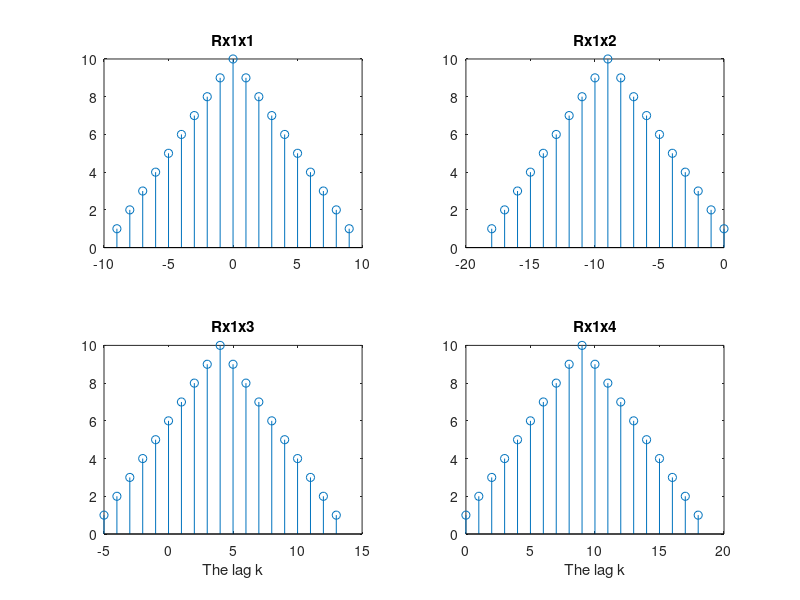

Write MATLAB code to recreate this figure.
%We will compute the correlation using convolution
n1=0:9;n2=9:18;n3=-4:5;n4=-9:0;
x1=ones(size(n1));% x1(n) with 10 ones
x2=x1; x3=x1; x4=x1;%all signals filled with 10 ones
x1ref=fliplr(x1); x2ref=fliplr(x2);% reflecting the signals
x3ref=fliplr(x3); x4ref=fliplr(x4);
n1ref=-fliplr(n1); n2ref=-fliplr(n2);% reflecting indices and changing sign
n3ref=-fliplr(n3); n4ref=-fliplr(n4);
% minimum index for the length of the correlation result
k1min=n1(1)+n1ref(1);
k1max=n1(length(n1))+n1ref(length(n1ref));% maximum length
Rx1x1=conv(x1, x1ref);% the cross-correlation result
k1=k1min:k1max;
k2min=n1(1)+n2ref(1);
k2max=n1(length(n1))+n2ref(length(n2ref));
k2=k2min:k2max;
Rx1x2=conv(x1, x2ref);
k3min=n1(1)+n3ref(1);
k3max=n1(length(n1))+n3ref(length(n3ref));
k3=k3min:k3max;
Rx1x3=conv(x1, x3ref);
k4min=n1(1)+n4ref(1);
k4max=n1(length(n1))+n4ref(length(n4ref));
k4=k4min:k4max;
Rx1x4=conv(x1, x4ref);
subplot(2, 2, 1); stem(k1, Rx1x1); title('Rx1x1');
subplot(2, 2, 2); stem(k2, Rx1x2); title('Rx1x2');
subplot(2, 2, 3); stem(k3, Rx1x3); title('Rx1x3');
xlabel('The lag k');
subplot(2, 2, 4); stem(k4, Rx1x4); title('Rx1x4');
xlabel('The lag k');
